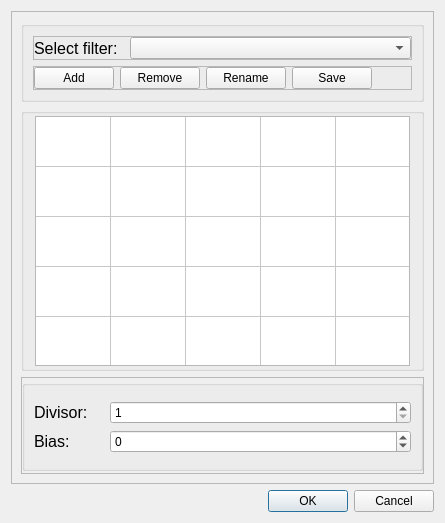
<?xml version="1.0" encoding="UTF-8"?>
<ui version="4.0">
 <class>LinearFilterDialog5x5</class>
 <widget class="QDialog" name="LinearFilterDialog5x5">
  <property name="geometry">
   <rect>
    <x>0</x>
    <y>0</y>
    <width>445</width>
    <height>492</height>
   </rect>
  </property>
  <property name="windowTitle">
   <string>Linear filters 3x3</string>
  </property>
  <layout class="QVBoxLayout" name="verticalLayout">
   <item>
    <widget class="QFrame" name="frame">
     <property name="frameShape">
      <enum>QFrame::StyledPanel</enum>
     </property>
     <property name="frameShadow">
      <enum>QFrame::Raised</enum>
     </property>
     <layout class="QVBoxLayout" name="verticalLayout_2">
      <item>
       <widget class="QGroupBox" name="groupBox_4">
        <property name="maximumSize">
         <size>
          <width>16777215</width>
          <height>100</height>
         </size>
        </property>
        <layout class="QVBoxLayout" name="verticalLayout_3">
         <item>
          <widget class="QFrame" name="frame_3">
           <property name="frameShape">
            <enum>QFrame::StyledPanel</enum>
           </property>
           <property name="frameShadow">
            <enum>QFrame::Raised</enum>
           </property>
           <layout class="QHBoxLayout" name="horizontalLayout_4">
            <property name="margin">
             <number>0</number>
            </property>
            <item>
             <widget class="QLabel" name="label">
              <property name="maximumSize">
               <size>
                <width>90</width>
                <height>30</height>
               </size>
              </property>
              <property name="font">
               <font>
                <pointsize>12</pointsize>
               </font>
              </property>
              <property name="text">
               <string>Select filter:</string>
              </property>
             </widget>
            </item>
            <item>
             <widget class="QComboBox" name="filterComboBox">
              <property name="editable">
               <bool>false</bool>
              </property>
             </widget>
            </item>
           </layout>
          </widget>
         </item>
         <item>
          <widget class="QFrame" name="frame_4">
           <property name="frameShape">
            <enum>QFrame::StyledPanel</enum>
           </property>
           <property name="frameShadow">
            <enum>QFrame::Raised</enum>
           </property>
           <layout class="QHBoxLayout" name="horizontalLayout_2">
            <property name="margin">
             <number>0</number>
            </property>
            <item>
             <widget class="QPushButton" name="AddFilterButton">
              <property name="text">
               <string>Add</string>
              </property>
             </widget>
            </item>
            <item>
             <widget class="QPushButton" name="RemoveFilterButton">
              <property name="text">
               <string>Remove</string>
              </property>
             </widget>
            </item>
            <item>
             <widget class="QPushButton" name="RenameFilterButton">
              <property name="text">
               <string>Rename</string>
              </property>
             </widget>
            </item>
            <item>
             <widget class="QPushButton" name="SaveFilterButton">
              <property name="text">
               <string>Save</string>
              </property>
             </widget>
            </item>
            <item>
             <spacer name="horizontalSpacer_3">
              <property name="orientation">
               <enum>Qt::Horizontal</enum>
              </property>
              <property name="sizeHint" stdset="0">
               <size>
                <width>40</width>
                <height>20</height>
               </size>
              </property>
             </spacer>
            </item>
           </layout>
          </widget>
         </item>
        </layout>
       </widget>
      </item>
      <item>
       <widget class="QGroupBox" name="groupBox_3">
        <layout class="QHBoxLayout" name="horizontalLayout">
         <property name="topMargin">
          <number>2</number>
         </property>
         <property name="bottomMargin">
          <number>2</number>
         </property>
         <item>
          <spacer name="horizontalSpacer">
           <property name="orientation">
            <enum>Qt::Horizontal</enum>
           </property>
           <property name="sizeHint" stdset="0">
            <size>
             <width>40</width>
             <height>20</height>
            </size>
           </property>
          </spacer>
         </item>
         <item>
          <widget class="QTableWidget" name="tableWidget">
           <property name="sizePolicy">
            <sizepolicy hsizetype="Fixed" vsizetype="Fixed">
             <horstretch>0</horstretch>
             <verstretch>0</verstretch>
            </sizepolicy>
           </property>
           <property name="minimumSize">
            <size>
             <width>375</width>
             <height>250</height>
            </size>
           </property>
           <property name="maximumSize">
            <size>
             <width>375</width>
             <height>250</height>
            </size>
           </property>
           <property name="verticalScrollBarPolicy">
            <enum>Qt::ScrollBarAlwaysOff</enum>
           </property>
           <property name="horizontalScrollBarPolicy">
            <enum>Qt::ScrollBarAlwaysOff</enum>
           </property>
           <property name="autoScroll">
            <bool>false</bool>
           </property>
           <property name="autoScrollMargin">
            <number>0</number>
           </property>
           <property name="selectionMode">
            <enum>QAbstractItemView::SingleSelection</enum>
           </property>
           <property name="wordWrap">
            <bool>true</bool>
           </property>
           <property name="cornerButtonEnabled">
            <bool>false</bool>
           </property>
           <property name="rowCount">
            <number>5</number>
           </property>
           <property name="columnCount">
            <number>5</number>
           </property>
           <attribute name="horizontalHeaderVisible">
            <bool>false</bool>
           </attribute>
           <attribute name="horizontalHeaderCascadingSectionResizes">
            <bool>false</bool>
           </attribute>
           <attribute name="horizontalHeaderDefaultSectionSize">
            <number>75</number>
           </attribute>
           <attribute name="horizontalHeaderHighlightSections">
            <bool>false</bool>
           </attribute>
           <attribute name="horizontalHeaderMinimumSectionSize">
            <number>75</number>
           </attribute>
           <attribute name="verticalHeaderVisible">
            <bool>false</bool>
           </attribute>
           <attribute name="verticalHeaderDefaultSectionSize">
            <number>50</number>
           </attribute>
           <attribute name="verticalHeaderHighlightSections">
            <bool>false</bool>
           </attribute>
           <attribute name="verticalHeaderMinimumSectionSize">
            <number>50</number>
           </attribute>
           <row/>
           <row/>
           <row/>
           <row/>
           <row/>
           <column/>
           <column/>
           <column/>
           <column/>
           <column/>
          </widget>
         </item>
         <item>
          <spacer name="horizontalSpacer_2">
           <property name="orientation">
            <enum>Qt::Horizontal</enum>
           </property>
           <property name="sizeHint" stdset="0">
            <size>
             <width>40</width>
             <height>20</height>
            </size>
           </property>
          </spacer>
         </item>
        </layout>
       </widget>
      </item>
      <item>
       <widget class="QFrame" name="frame_2">
        <property name="frameShape">
         <enum>QFrame::StyledPanel</enum>
        </property>
        <property name="frameShadow">
         <enum>QFrame::Raised</enum>
        </property>
        <layout class="QHBoxLayout" name="horizontalLayout_3">
         <property name="leftMargin">
          <number>0</number>
         </property>
         <property name="topMargin">
          <number>2</number>
         </property>
         <property name="rightMargin">
          <number>0</number>
         </property>
         <property name="bottomMargin">
          <number>2</number>
         </property>
         <item>
          <widget class="QGroupBox" name="groupBox_5">
           <layout class="QFormLayout" name="formLayout">
            <property name="fieldGrowthPolicy">
             <enum>QFormLayout::AllNonFixedFieldsGrow</enum>
            </property>
            <item row="0" column="0">
             <spacer name="verticalSpacer">
              <property name="orientation">
               <enum>Qt::Vertical</enum>
              </property>
              <property name="sizeHint" stdset="0">
               <size>
                <width>20</width>
                <height>40</height>
               </size>
              </property>
             </spacer>
            </item>
            <item row="1" column="0">
             <widget class="QLabel" name="label_3">
              <property name="minimumSize">
               <size>
                <width>70</width>
                <height>0</height>
               </size>
              </property>
              <property name="maximumSize">
               <size>
                <width>70</width>
                <height>30</height>
               </size>
              </property>
              <property name="font">
               <font>
                <pointsize>12</pointsize>
               </font>
              </property>
              <property name="text">
               <string>Divisor:</string>
              </property>
             </widget>
            </item>
            <item row="1" column="1">
             <widget class="QSpinBox" name="divisorSpinBox">
              <property name="minimumSize">
               <size>
                <width>80</width>
                <height>0</height>
               </size>
              </property>
              <property name="minimum">
               <number>1</number>
              </property>
              <property name="maximum">
               <number>255</number>
              </property>
             </widget>
            </item>
            <item row="2" column="0">
             <widget class="QLabel" name="label_4">
              <property name="font">
               <font>
                <pointsize>12</pointsize>
               </font>
              </property>
              <property name="text">
               <string>Bias:</string>
              </property>
             </widget>
            </item>
            <item row="2" column="1">
             <widget class="QSpinBox" name="biasSpinBox">
              <property name="minimumSize">
               <size>
                <width>50</width>
                <height>0</height>
               </size>
              </property>
              <property name="minimum">
               <number>-128</number>
              </property>
              <property name="maximum">
               <number>127</number>
              </property>
             </widget>
            </item>
            <item row="3" column="0">
             <spacer name="verticalSpacer_2">
              <property name="orientation">
               <enum>Qt::Vertical</enum>
              </property>
              <property name="sizeHint" stdset="0">
               <size>
                <width>20</width>
                <height>40</height>
               </size>
              </property>
             </spacer>
            </item>
           </layout>
          </widget>
         </item>
        </layout>
       </widget>
      </item>
     </layout>
    </widget>
   </item>
   <item>
    <widget class="QDialogButtonBox" name="buttonBox">
     <property name="orientation">
      <enum>Qt::Horizontal</enum>
     </property>
     <property name="standardButtons">
      <set>QDialogButtonBox::Cancel|QDialogButtonBox::Ok</set>
     </property>
    </widget>
   </item>
  </layout>
 </widget>
 <resources/>
 <connections>
  <connection>
   <sender>buttonBox</sender>
   <signal>accepted()</signal>
   <receiver>LinearFilterDialog5x5</receiver>
   <slot>accept()</slot>
   <hints>
    <hint type="sourcelabel">
     <x>248</x>
     <y>254</y>
    </hint>
    <hint type="destinationlabel">
     <x>157</x>
     <y>274</y>
    </hint>
   </hints>
  </connection>
  <connection>
   <sender>buttonBox</sender>
   <signal>rejected()</signal>
   <receiver>LinearFilterDialog5x5</receiver>
   <slot>reject()</slot>
   <hints>
    <hint type="sourcelabel">
     <x>316</x>
     <y>260</y>
    </hint>
    <hint type="destinationlabel">
     <x>286</x>
     <y>274</y>
    </hint>
   </hints>
  </connection>
 </connections>
</ui>
